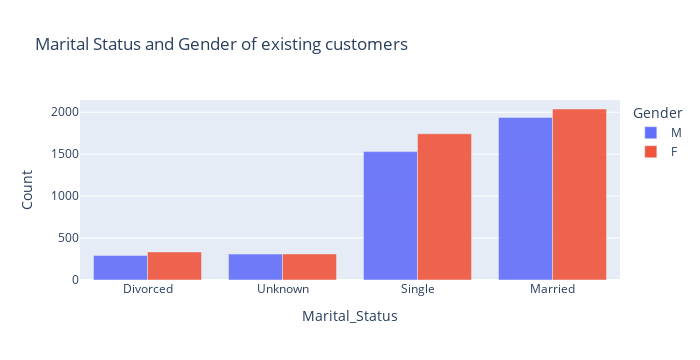
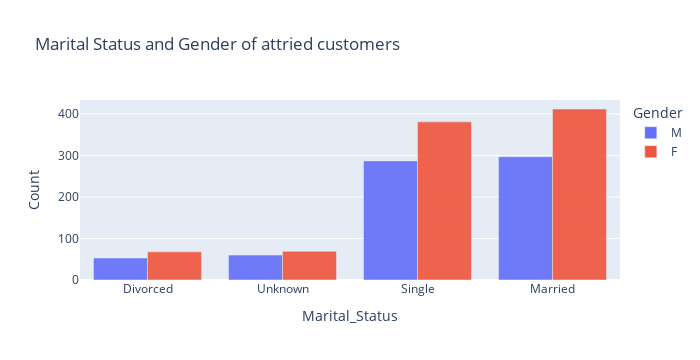

Source (notebook cell) for these figures, in order:
### Markdown cell above
![newplot%20%283%29.png](attachment:newplot%20%283%29.png)

### Code cell
# gender and marital status of existing and attried customers

#for existing
plot_gen_e = df1[df1['Attrition_Flag']=='Existing Customer']
plot_gen_e = plot_gen_e[['Marital_Status','Gender','Attrition_Flag']].groupby(['Marital_Status','Gender']).count().reset_index()
plot_gen_e.columns =['Marital_Status','Gender','Count']
plot_gen_e = plot_gen_e.sort_values('Count')

fig0 = px.bar(
    data_frame=plot_gen_e,
    x="Marital_Status",
    y="Count",
    color="Gender",               # differentiate color of marks
    opacity=0.9,                  # set opacity of markers (from 0 to 1)
    orientation="v",              # 'v','h': orientation of the marks
    barmode='group',
    width=700,                   # figure width in pixels
    height=360,
    title='Marital Status and Gender of existing customers'
    )

# for attried 
plot_gen_a = df1[df1['Attrition_Flag']=='Attrited Customer']
plot_gen_a = plot_gen_a[['Marital_Status','Gender','Attrition_Flag']].groupby(['Marital_Status','Gender']).count().reset_index()
plot_gen_a.columns =['Marital_Status','Gender','Count']
plot_gen_a = plot_gen_a.sort_values('Count')

fig1 = px.bar(
    data_frame=plot_gen_a,
    x="Marital_Status",
    y="Count",
    color="Gender",              
    opacity=0.9,                  
    orientation="v",              
    barmode='group',
    width=700,                   
    height=360,
    title='Marital Status and Gender of attried customers'
    )

fig0.show()
fig1.show()

### Figure 1 — Plotly figure (JSON) as saved in the notebook; plotly's stock layout.template omitted (floating-point values rounded to 4 significant figures)
{"data": [{"alignmentgroup": "True", "hovertemplate": "Gender=M<br>Marital_Status=%{x}<br>Count=%{y}<extra></extra>", "legendgroup": "M", "marker": {"color": "#636efa", "opacity": 0.9, "pattern": {"shape": ""}}, "name": "M", "offsetgroup": "M", "orientation": "v", "showlegend": true, "textposition": "auto", "type": "bar", "x": ["Divorced", "Unknown", "Single", "Married"], "xaxis": "x", "y": [293, 309, 1531, 1939], "yaxis": "y"}, {"alignmentgroup": "True", "hovertemplate": "Gender=F<br>Marital_Status=%{x}<br>Count=%{y}<extra></extra>", "legendgroup": "F", "marker": {"color": "#EF553B", "opacity": 0.9, "pattern": {"shape": ""}}, "name": "F", "offsetgroup": "F", "orientation": "v", "showlegend": true, "textposition": "auto", "type": "bar", "x": ["Unknown", "Divorced", "Single", "Married"], "xaxis": "x", "y": [311, 334, 1744, 2039], "yaxis": "y"}], "layout": {"barmode": "group", "height": 360, "legend": {"title": {"text": "Gender"}, "tracegroupgap": 0}, "title": {"text": "Marital Status and Gender of existing customers"}, "width": 700, "xaxis": {"anchor": "y", "domain": [0, 1], "title": {"text": "Marital_Status"}}, "yaxis": {"anchor": "x", "domain": [0, 1], "title": {"text": "Count"}}}}

### Figure 2 — Plotly figure (JSON) as saved in the notebook; plotly's stock layout.template omitted (floating-point values rounded to 4 significant figures)
{"data": [{"alignmentgroup": "True", "hovertemplate": "Gender=M<br>Marital_Status=%{x}<br>Count=%{y}<extra></extra>", "legendgroup": "M", "marker": {"color": "#636efa", "opacity": 0.9, "pattern": {"shape": ""}}, "name": "M", "offsetgroup": "M", "orientation": "v", "showlegend": true, "textposition": "auto", "type": "bar", "x": ["Divorced", "Unknown", "Single", "Married"], "xaxis": "x", "y": [53, 60, 287, 297], "yaxis": "y"}, {"alignmentgroup": "True", "hovertemplate": "Gender=F<br>Marital_Status=%{x}<br>Count=%{y}<extra></extra>", "legendgroup": "F", "marker": {"color": "#EF553B", "opacity": 0.9, "pattern": {"shape": ""}}, "name": "F", "offsetgroup": "F", "orientation": "v", "showlegend": true, "textposition": "auto", "type": "bar", "x": ["Divorced", "Unknown", "Single", "Married"], "xaxis": "x", "y": [68, 69, 381, 412], "yaxis": "y"}], "layout": {"barmode": "group", "height": 360, "legend": {"title": {"text": "Gender"}, "tracegroupgap": 0}, "title": {"text": "Marital Status and Gender of attried customers"}, "width": 700, "xaxis": {"anchor": "y", "domain": [0, 1], "title": {"text": "Marital_Status"}}, "yaxis": {"anchor": "x", "domain": [0, 1], "title": {"text": "Count"}}}}
